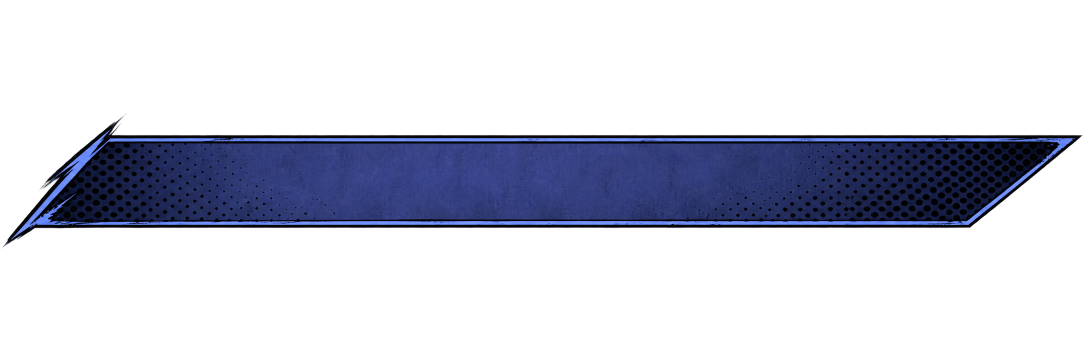
#> input picture IMG/Comic/Source/AllianceCaption.png, 2170 x 725 px, given in place of AlliancePaper.png, which was not available (shown at 1/2 size)
$ python build_comic_assets.py
#> lines starting #> are read from the running program, lines starting #| are printed output that depends on the picture; after the words box and inside, x2 and y2 are one past the last pixel; in counts of white or black regions, pixels touching at a corner belong together; pictures that were not available may be replaced by others from this repository, and a replacement may not be noted
"""Prepare the approved generated comic artwork for WoW textures.

The full-resolution, transparent source PNGs live in IMG/Comic/Source.  This
script performs only deterministic cropping, alpha feathering, and format
conversion; UI copy remains live Lua text.
"""

from pathlib import Path

from PIL import Image


ROOT = Path(__file__).resolve().parents[1]
SOURCE = ROOT / "IMG" / "Comic" / "Source"
OUTPUT = ROOT / "IMG" / "Comic"
RESAMPLE = Image.Resampling.LANCZOS


def source(name: str) -> Image.Image:
    return Image.open(SOURCE / f"{name}.png").convert("RGBA")


def alpha_crop(image: Image.Image, threshold: int = 12, pad: int = 4) -> Image.Image:
    mask = image.getchannel("A").point(lambda value: 255 if value > threshold else 0)
    bounds = mask.getbbox()
    if bounds is None:
        raise ValueError("Source art has no visible pixels")
    left, top, right, bottom = bounds
    return image.crop(
        (max(0, left - pad), max(0, top - pad),
         min(image.width, right + pad), min(image.height, bottom + pad))
    )


# [18 lines left out: function feather, not called in this run]


def save(name: str, image: Image.Image, size: tuple[int, int]) -> None:
    image = image.resize(size, RESAMPLE)
    image.save(OUTPUT / f"{name}.png", optimize=True)
    image.save(OUTPUT / f"{name}.tga")


# [33 lines left out: functions save_right, save_center, not called in this run]


def main() -> None:
    OUTPUT.mkdir(parents=True, exist_ok=True)
    for faction in ("Alliance", "Horde"):
        save(f"{faction}Paper", source(f"{faction}Paper"), (512, 512))
#> in source, returned value is the input picture: PIL image 2170x725 RGBA; mean R, G, B, A 9.4, 12, 23.5, 58
#> in save, `image = image.resize(size, RESAMPLE)`:
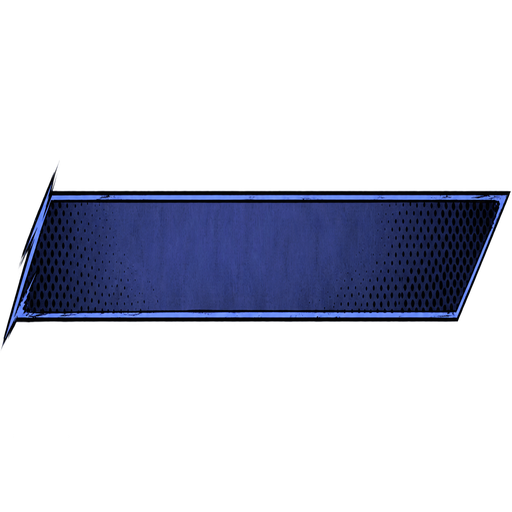
#> image: PIL image 512x512 RGBA; mean R, G, B, A 9.2, 11.6, 23.1, 58.1; transparent parts drawn white
        save(f"{faction}CardFrame", alpha_crop(source(f"{faction}CardFrame")), (512, 256))
#> call 2 of source, with name = 'AllianceCardFrame'
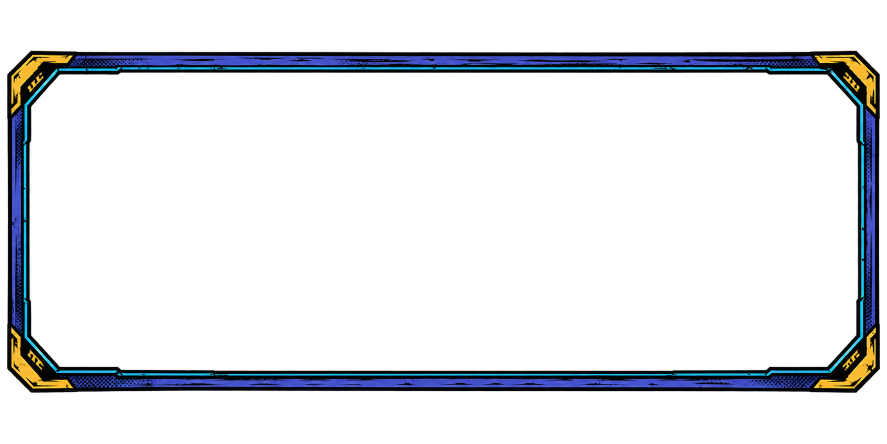
#> input picture IMG/Comic/Source/AllianceCardFrame.png, 1774 x 887 px (shown at 1/2 size)
#> in source, returned value is the input picture: PIL image 1774x887 RGBA; mean R, G, B, A 5.1, 7.4, 11.2, 32.8
#> in alpha_crop, `mask = image.getchannel("A").point(lambda value: 255 if value > thresh..`:
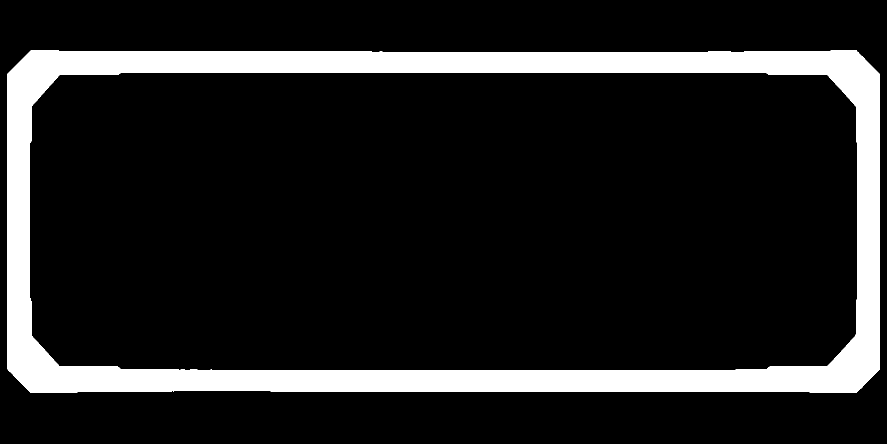
#> mask: PIL image 1774x887 L (shown at 1/2 size); 13.4% white; 1 white region, box (x1, y1, x2, y2) and area: (14, 101, 1760, 786) 211554
#> in alpha_crop, `bounds = mask.getbbox()`: bounds = (14, 101, 1760, 786)
#> in alpha_crop, `left, top, right, bottom = bounds`: left = 14; top = 101; right = 1760; bottom = 786
#> in alpha_crop, `return image.crop( (max(0, left - pad), max(0, top - pad), min(image.w..`:
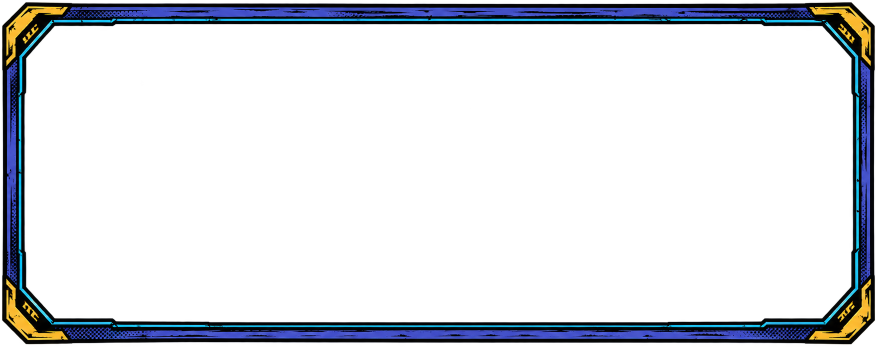
#> returned value: PIL image 1754x693 RGBA (shown at 1/2 size); mean R, G, B, A 6.6, 9.6, 14.5, 42.5; transparent parts drawn white
#> call 2 of save, with name = 'AllianceCardFrame', size = (512, 256)
#> in save (call 2), `image = image.resize(size, RESAMPLE)`:
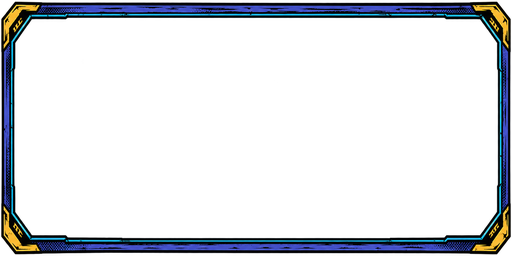
#> image: PIL image 512x256 RGBA; mean R, G, B, A 6.7, 9.9, 14.7, 42.5; transparent parts drawn white
        save(f"{faction}Header", source(f"{faction}Header"), (512, 128))
#> call 3 of save, with name = 'AllianceHeader', size = (512, 128)
#> in save (call 3), `image = image.resize(size, RESAMPLE)`:
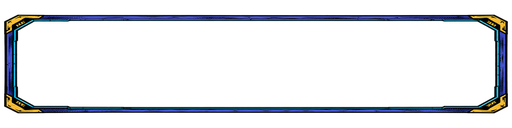
#> image: PIL image 512x128 RGBA; mean R, G, B, A 5.4, 7.9, 11.9, 32.8; transparent parts drawn white
        save(f"{faction}Button", alpha_crop(source(f"{faction}Button")), (512, 64))
#> call 4 of save, with name = 'AllianceButton', size = (512, 64)
#> in save (call 4), `image = image.resize(size, RESAMPLE)`:
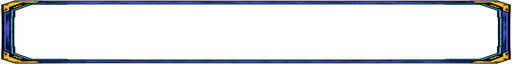
#> image: PIL image 512x64 RGBA; mean R, G, B, A 6.5, 10.7, 16.4, 42.8; transparent parts drawn white
        save(f"{faction}ButtonRounded", alpha_crop(source(f"{faction}ButtonRounded")), (512, 64))
        save(f"{faction}Chevron", alpha_crop(source(f"{faction}Chevron"), pad=45), (128, 128))
        save(f"{faction}Ring", alpha_crop(source(f"{faction}Ring"), pad=25), (256, 256))
        save(f"{faction}Glint", alpha_crop(source(f"{faction}Glint"), pad=22), (64, 128))
        save(f"{faction}Caption", alpha_crop(source(f"{faction}Caption")), (512, 64))
    # The Alliance action plate carries a blue face from the approved panel;
    # keep the original plate available for older layouts.
    save("AllianceButtonV2", alpha_crop(source("AllianceButtonV2")), (512, 64))
    save("HordeChevronHover", alpha_crop(source("HordeChevronHover"), pad=45), (128, 128))
    save("AllianceChevronHover", alpha_crop(source("AllianceChevronHover"), pad=45), (128, 128))

    # The character and insignia are cut from the selected Horde reference;
    # feathering keeps both composable over panels at different sizes.
    horde = source("HordeReference")
    # Stop before the reference panel's baked right-hand gold border. The UI
    # supplies its own continuous frame edge around the whole window.
    save_right("HordeTalentHero", feather(horde.crop((1260, 100, 1645, 255)),
                                          45, 12, 18, 24), (512, 128), True)
    save_center("HordeSidebarMark", feather(horde.crop((32, 575, 355, 805)),
                                             20, 42, 16, 20), (256, 256))
    alliance = source("AllianceReference")
    save_right("AllianceCity", feather(alliance.crop((610, 2, 1295, 94)),
                                       55, 2, 55, 2), (512, 128))
    save_right("AllianceTalentHero", feather(alliance.crop((1225, 101, 1645, 267)),
                                             55, 14, 18, 20), (512, 128), True)
    save_center("AllianceSidebarMark", feather(alliance.crop((45, 574, 345, 814)),
                                                22, 25, 18, 20), (256, 256))


if __name__ == "__main__":
#> (the run stopped early here; a loop or call above may not have finished)
